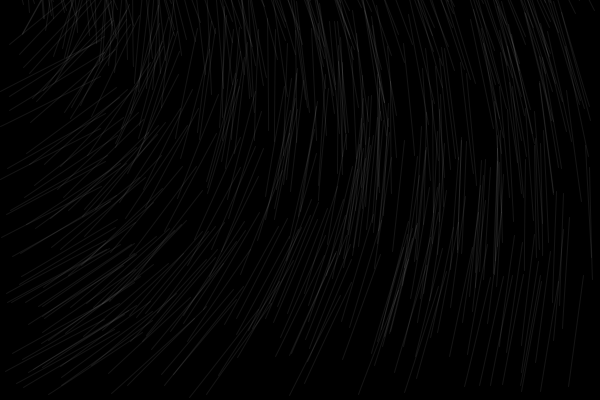
Frame 1 (no input)
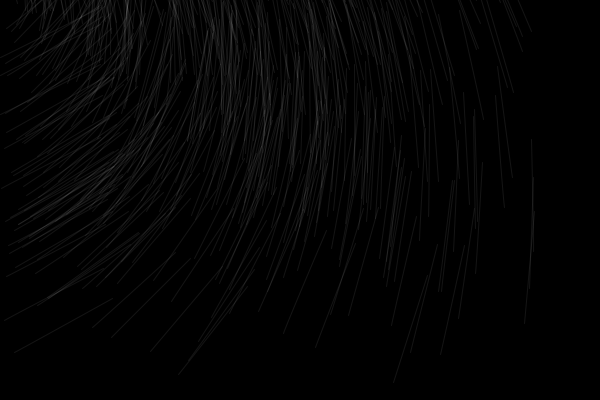
Frame 60 (the mouse pressed at the canvas centre just before this capture)
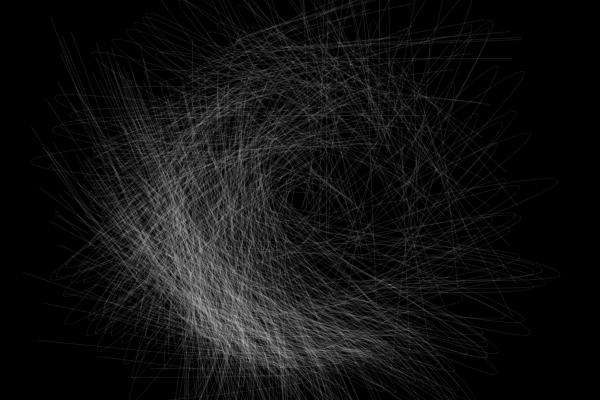
Frame 120 (the mouse held since frame 60 and released just before this capture)

The Processing sketch that drew these frames (run headless with seeded random() and noise(); from frame 60 on, the mouse is pressed at the canvas centre):

// Processing sketch: processing_44342
// ── processing_44342.pde

int num =500;

float[] X=new float[num];
float[] Y=new float[num];
float[] Spx=new float[num];
float[] Spy=new float[num];
float[] SpeedRate=new float[num];

void setup(){
  size(600,400);
  frameRate(30);

  for(int i=0; i<num; i++){
  X[i]=random(width);
  Y[i]=random(height);
  Spx[i]=Spy[i]=0;
  SpeedRate[i]=random(0.01);
 }
}

void draw(){
  background(0);
  for(int i=0; i<num; i++){
    Spx[i]=(mouseX-X[i])*SpeedRate[i];
    Spy[i]=(mouseY-Y[i])*SpeedRate[i];
    X[i]+=Spx[i];
    Y[i]+=Spy[i];
    drawBug(i);
 }
}  

void drawBug(int i){
  pushMatrix();
  translate(X[i],Y[i]);
  rotate(atan2(mouseY-Y[i],mouseX-X[i]));
  noFill();
  stroke(255,20);
  bezier(0,0,mouseX,mouseY,pmouseX,pmouseY,50,100);
  popMatrix();
}         
                                                                                
